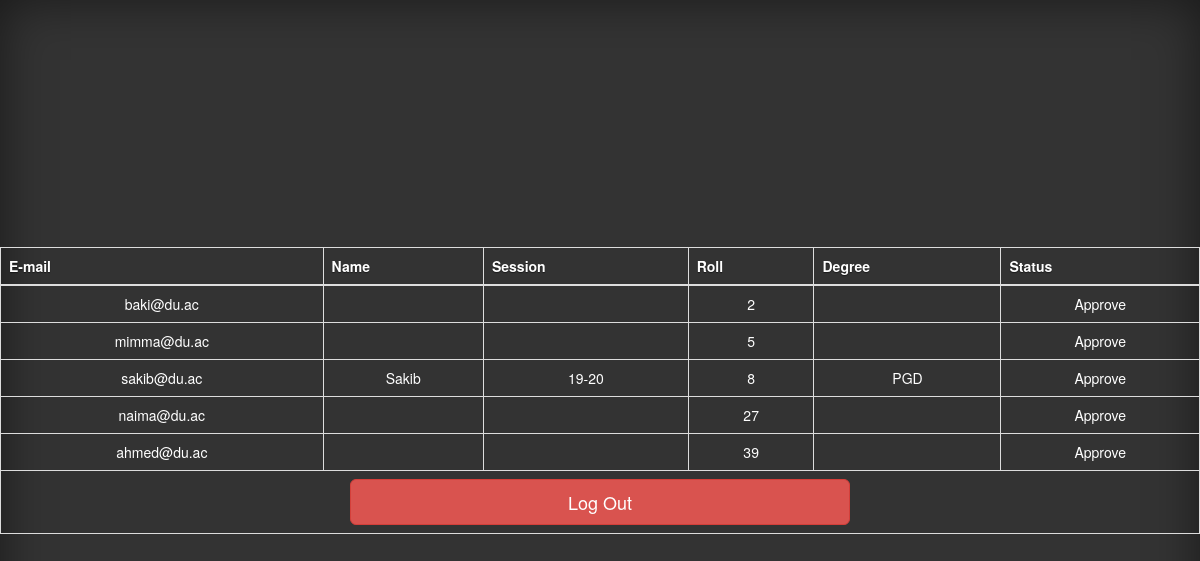
The page /dashboard.php (signed in) on the database its author committed.
### tables this page shows
CREATE TABLE `stu` (
  `email` varchar(30) NOT NULL,
  `pass` varchar(64) NOT NULL,
  `name` varchar(30) DEFAULT NULL,
  `session` varchar(10) DEFAULT NULL,
  `roll` varchar(10) DEFAULT NULL,
  `degree` varchar(10) DEFAULT NULL,
  `status` tinyint(4) DEFAULT 0,
  `delivery` date DEFAULT NULL
);

### dashboard.php (the view, shortened to what this page needs)
<!doctype html>
<html lang="en">
    <head>
        <link href="./assets/css/bootstrap.min.css" rel="stylesheet">
        <link href="./assets/css/custom.css" rel="stylesheet">
    </head>
    <body class="text-center">
        <?php
            function databaseConnection() {
                $server = "localhost";
                $username = "root";
                $password = "";
                $dbname = "test";
                $conn = mysqli_connect($server, $username, $password, $dbname);
                return $conn;
            }
            function dataRead($conn) {
                $sql = "select * from stu";
                $res = mysqli_query($conn, $sql);
                echo '<table class= "table table-dark table-bordered">';
                echo '<thead>';
                echo '<tr>';
                echo '<th scope="col">E-mail</th>';
                echo '<th scope="col">Name</th>';
                echo '<th scope="col">Session</th>';
                echo '<th scope="col">Roll</th>';
                echo '<th scope="col">Degree</th>';
                echo '<th scope="col">Status</th>';
                echo '</tr>';
                echo '</thead>';
                echo '<tbody>';
                while($row = mysqli_fetch_assoc($res)) {
                    echo '<tr class="table-dark">';
                    echo '<td class="table-dark">' . $row['email'] .'</td>';
                    echo '<td>' . $row['name'] .'</td>';
                    echo '<td>' . $row['session'] .'</td>';
                    echo '<td>' . $row['roll'] .'</td>';
                    echo '<td>' . $row['degree'] .'</td>';
                    if ($row['status']!=0) {
                        echo "<td>Approved</td>";
                    }
                    else {
                        echo '<td><a href="./approve.php?email=\'' . $row['email'] .'\'">Approve</a></td>';
                    }
                    echo '</tr>';
                }
                echo '<tr class="table-dark">';
                echo '<td class="table-dark" colspan="6">';
                echo '<button class="btn btn-lg btn-danger btn-block" type="button" style="width:100%; max-width:500px; bottom: 0px; margin: 0 auto;" onClick="(function() {window.location = \'./logout.php\';})()">Log Out</button>';
                echo '</td>';
                echo '</tr>';
                echo '</tbody>';
                echo '</table>';
            }
            $conn = databaseConnection();
            dataRead($conn);
        ?>
    </body>
</html>

### assets/css/custom.css (style rules this page uses)
html, body { height: 100%; background-color: #333; }
body { display: -ms-flexbox; display: flex; -ms-flex-align: center; align-items: center; padding-top: 40px; padding-bottom: 40px; color: #fff; text-shadow: 0 .05rem .1rem rgba(0, 0, 0, .5); box-shadow: inset 0 0 5rem rgba(0, 0, 0, .5); }
td { text-shadow: none; }
a, a:focus, a:hover { color: #fff; }

### rows shown on the page
stu: email "baki@du.ac", roll "2"
stu: email "mimma@du.ac", roll "5"
stu: email "sakib@du.ac", name "Sakib", session "19-20", roll "8", degree "PGD"
stu: email "naima@du.ac", roll "27"
stu: email "ahmed@du.ac", roll "39"
